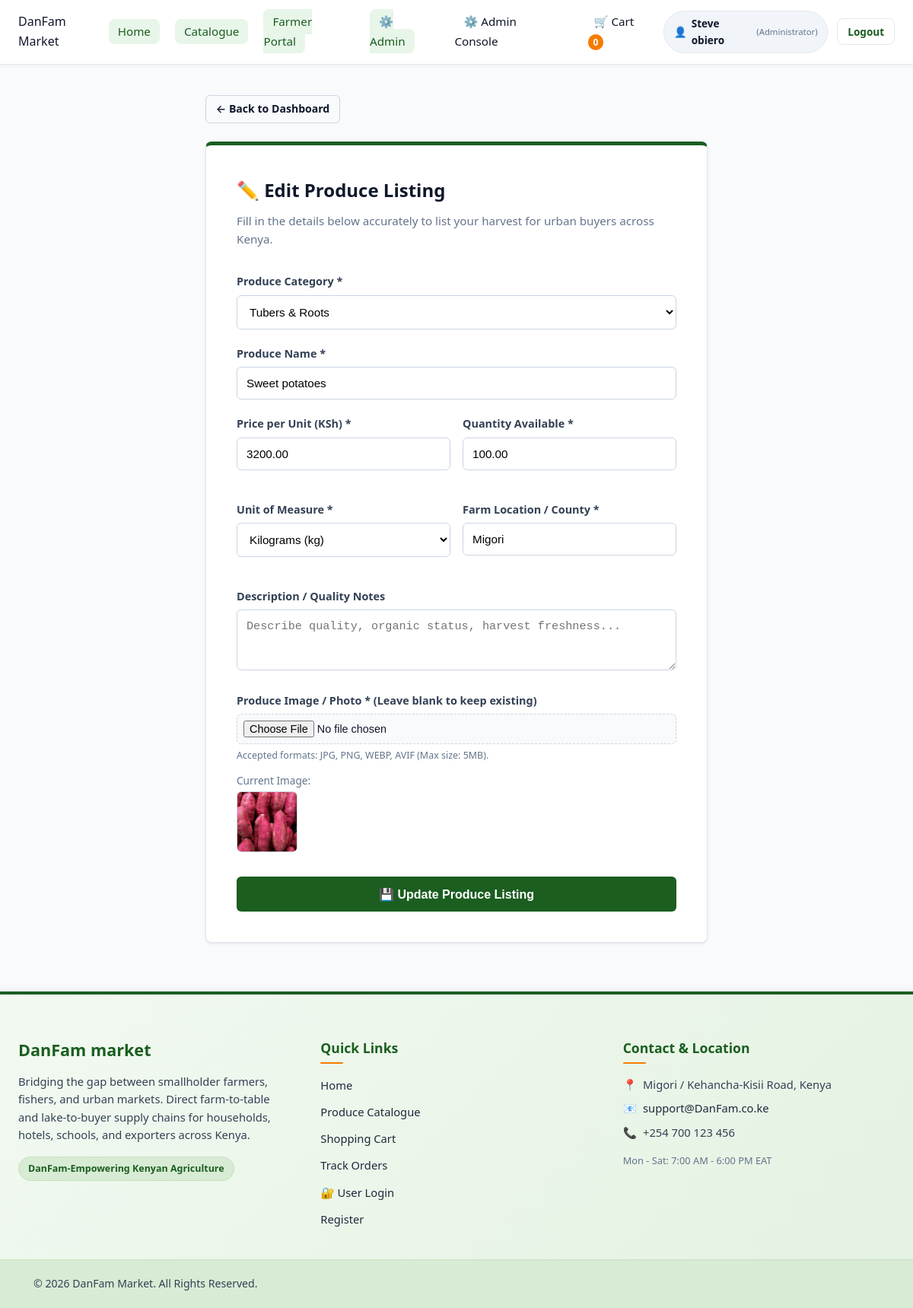
Page /form.php?id=1 (signed in) on the committed database.
### tables this page shows
CREATE TABLE `produce` (
  `produce_id` int(11) NOT NULL,
  `farmer_id` int(11) NOT NULL,
  `category_id` int(11) NOT NULL,
  `produce_name` varchar(100) NOT NULL,
  `description` text DEFAULT NULL,
  `price_per_unit` decimal(10,2) NOT NULL,
  `unit` varchar(30) NOT NULL,
  `quantity_available` decimal(10,2) NOT NULL DEFAULT 0.00,
  `photo_url` varchar(255) DEFAULT NULL,
  `location` varchar(150) NOT NULL,
  `status` enum('Pending','Approved','Rejected') DEFAULT 'Pending',
  `created_at` timestamp NOT NULL DEFAULT current_timestamp()
);

CREATE TABLE `categories` (
  `category_id` int(11) NOT NULL,
  `category_name` varchar(100) NOT NULL,
  `description` text DEFAULT NULL,
  `created_at` timestamp NOT NULL DEFAULT current_timestamp()
);

### form.php (the view, shortened to what this page needs)
<?php
require_once 'functions.php';
$userRole = $_SESSION['user_role'] ?? '';
$edit_mode = false;
$produce = [
    'produce_id' => '',
    'category_id' => '',
    'produce_name' => '',
    'description' => '',
    'price_per_unit' => '',
    'quantity_available' => '',
    'unit' => 'kg',
    'location' => '',
    'photo_url' => ''
];
if (isset($_GET['id'])) {
    $produce_id = filter_var($_GET['id'], FILTER_VALIDATE_INT);
    if ($produce_id && $produce_id > 0) {
        $stmt = $pdo->prepare("SELECT * FROM produce WHERE produce_id = ?");
        $stmt->execute([$produce_id]);
        $result = $stmt->fetch();
        if ($result) {
            $edit_mode = true;
            $produce = $result;
        }
    }
}
$categories_stmt = $pdo->query("SELECT category_id, category_name FROM categories ORDER BY category_name ASC");
$categories = $categories_stmt->fetchAll();
include 'header.php';
?>
<div class="container" style="max-width: 700px; margin-top: 2.5rem; margin-bottom: 4rem;">
    <div style="margin-bottom: 1.5rem;">
        <a href="<?= $userRole === 'Administrator' ? 'admin_dashboard.php' : 'farmer_dashboard.php' ?>" class="btn btn-outline" style="font-size: 0.88rem; padding: 0.4rem 0.8rem; text-decoration: none; border: 1px solid #cbd5e1; border-radius: 6px; color: #0f172a;">
            &larr; Back to Dashboard
        </a>
    </div>
    <div class="card card-body" style="padding: 2.5rem; background: white; border: 1px solid #e2e8f0; border-radius: 8px; border-top: 5px solid #1b5e20; box-shadow: 0 1px 3px rgba(0,0,0,0.1);">
        <h2 style="color: #0f172a; margin-bottom: 0.5rem;">
            <?= $edit_mode ? '✏️ Edit Produce Listing' : 'Post New Agricultural Produce' ?>
        </h2>
        <p style="color: #64748b; font-size: 0.95rem; margin-bottom: 2rem;">
            Fill in the details below accurately to list your harvest for urban buyers across Kenya.
        </p>
        <form action="process.php" method="POST" enctype="multipart/form-data">
            <div class="form-group" style="margin-bottom: 1.25rem;">
                <label for="category_id" style="font-weight: 600; display: block; margin-bottom: 0.4rem; color: #334155;">Produce Category *</label>
                <select name="category_id" id="category_id" required style="width: 100%; padding: 0.75rem; border: 1px solid #cbd5e1; border-radius: 6px; font-size: 0.95rem; background: #fff;">
                    <?php foreach ($categories as $cat): ?>
                        <option value="<?= (int)$cat['category_id'] ?>" <?= ((int)$produce['category_id'] === (int)$cat['category_id']) ? 'selected' : '' ?>>
                            <?= htmlspecialchars($cat['category_name']) ?>
                        </option>
                    <?php endforeach; ?>
                </select>
            </div>
            <div class="form-group" style="margin-bottom: 1.25rem;">
                <label for="name" style="font-weight: 600; display: block; margin-bottom: 0.4rem; color: #334155;">Produce Name *</label>
                <input type="text" id="name" name="name" required maxlength="150" value="<?= htmlspecialchars($produce['produce_name']) ?>" placeholder="e.g., Fresh Grade A Tomatoes" style="width: 100%; padding: 0.75rem; border: 1px solid #cbd5e1; border-radius: 6px; font-size: 0.95rem;">
            </div>
            <div style="display: grid; grid-template-columns: 1fr 1fr; gap: 1rem; margin-bottom: 1.25rem;">
                <div class="form-group">
                    <label for="price" style="font-weight: 600; display: block; margin-bottom: 0.4rem; color: #334155;">Price per Unit (KSh) *</label>
                    <input type="number" step="0.01" min="0.01" id="price" name="price" required value="<?= htmlspecialchars($produce['price_per_unit']) ?>" placeholder="e.g., 120.00" style="width: 100%; padding: 0.75rem; border: 1px solid #cbd5e1; border-radius: 6px; font-size: 0.95rem;">
                </div>
                <div class="form-group">
                    <label for="quantity" style="font-weight: 600; display: block; margin-bottom: 0.4rem; color: #334155;">Quantity Available *</label>
                    <input type="number" step="0.1" min="0.1" id="quantity" name="quantity" required value="<?= htmlspecialchars($produce['quantity_available']) ?>" placeholder="e.g., 500" style="width: 100%; padding: 0.75rem; border: 1px solid #cbd5e1; border-radius: 6px; font-size: 0.95rem;">
                </div>
            </div>
            <div style="display: grid; grid-template-columns: 1fr 1fr; gap: 1rem; margin-bottom: 1.25rem;">
                <div class="form-group">
                    <label for="unit" style="font-weight: 600; display: block; margin-bottom: 0.4rem; color: #334155;">Unit of Measure *</label>
                    <select name="unit" id="unit" required style="width: 100%; padding: 0.75rem; border: 1px solid #cbd5e1; border-radius: 6px; font-size: 0.95rem; background: #fff;">
                        <?php $currentUnit = $produce['unit'] ?? 'kg'; ?>
                        <option value="kg" <?= $currentUnit === 'kg' ? 'selected' : '' ?>>Kilograms (kg)</option>
                    </select>
                </div>
                <div class="form-group">
                    <label for="location" style="font-weight: 600; display: block; margin-bottom: 0.4rem; color: #334155;">Farm Location / County *</label>
                    <input type="text" id="location" name="location" required maxlength="150" value="<?= htmlspecialchars($produce['location']) ?>" placeholder="e.g., Thika, Kiambu County" style="width: 100%; padding: 0.75rem; border: 1px solid #cbd5e1; border-radius: 6px; font-size: 0.95rem;">
                </div>
            </div>
            <div class="form-group" style="margin-bottom: 1.25rem;">
                <label for="description" style="font-weight: 600; display: block; margin-bottom: 0.4rem; color: #334155;">Description / Quality Notes</label>
                <textarea id="description" name="description" rows="3" placeholder="Describe quality, organic status, harvest freshness..." style="width: 100%; padding: 0.75rem; border: 1px solid #cbd5e1; border-radius: 6px; font-size: 0.95rem; resize: vertical;"><?= htmlspecialchars($produce['description'] ?? '') ?></textarea>
            </div>
            <div class="form-group" style="margin-bottom: 2rem;">
                <label for="photo" style="font-weight: 600; display: block; margin-bottom: 0.4rem; color: #334155;">
                    Produce Image / Photo * <?= $edit_mode ? '(Leave blank to keep existing)' : '' ?>
                </label>
                <input type="file" id="photo" name="photo" accept="image/jpeg,image/png,image/webp,image/avif" <?= $edit_mode ? '' : 'required' ?> style="width: 100%; padding: 0.5rem; border: 1px dashed #cbd5e1; border-radius: 6px; background: #f8fafc; font-size: 0.9rem;">
                <small style="color: #64748b; display: block; margin-top: 0.3rem; font-size: 0.78rem;">Accepted formats: JPG, PNG, WEBP, AVIF (Max size: 5MB).</small>
                <?php if ($edit_mode && !empty($produce['photo_url'])): ?>
                    <div style="margin-top: 0.75rem;">
                        <span style="font-size: 0.85rem; color: #64748b; display: block; margin-bottom: 0.2rem;">Current Image:</span>
                        <img src="uploads/<?= htmlspecialchars($produce['photo_url']) ?>" alt="Current Produce" style="width: 80px; height: 80px; object-fit: cover; border-radius: 6px; border: 1px solid #cbd5e1;">
                    </div>
                <?php endif; ?>
            </div>
            <button type="submit" class="btn btn-accent" style="width: 100%; padding: 0.85rem; background: #1b5e20; color: white; border: none; border-radius: 6px; font-weight: 700; cursor: pointer; font-size: 1rem;">
                <?= $edit_mode ? '💾 Update Produce Listing' : '🚀 Post Produce Listing' ?>
            </button>
        </form>
    </div>
</div>
<?php include 'footer.php'; ?>

### style.css (style rules this page uses)
:root { --primary: #1b5e20; --primary-light: #2e7d32; --primary-soft: #e8f5e9; --accent: #f57c00; --accent-hover: #e65100; --accent-soft: #fff3e0; --dark: #0f172a; --text-muted: #64748b; --gray-bg: #f8fafc; --gray-light: #f1f5f9; --gray-border: #e2e8f0; --white: #ffffff; --status-placed: #0284c7; --status-placed-bg: #e0f2fe; --status-confirmed: #059669; --status-confirmed-bg: #d1fae5; --status-dispatched: #d97706; --status-dispatched-bg: #fef3c7; --status-delivered: #15803d; --status-delivered-bg: #dcfce7; --status-rejected: #dc2626; --status-rejected-bg: #fee2e2; --radius: 8px; --radius-lg: 14px; --shadow-sm: 0 1px 2px 0 rgba(0, 0, 0, 0.05); --shadow-md: 0 4px 6px -1px rgba(0, 0, 0, 0.1), 0 2px 4px -1px rgba(0, 0, 0, 0.06); --shadow-lg: 0 10px 15px -3px rgba(0, 0, 0, 0.1), 0 4px 6px -2px rgba(0, 0, 0, 0.05); --transition: all 0.2s cubic-bezier(0.4, 0, 0.2, 1); }
*, *::before, *::after { box-sizing: border-box; margin: 0; padding: 0; }
body { font-family: 'Segoe UI', system-ui, -apple-system, BlinkMacSystemFont, Roboto, sans-serif; background-color: var(--gray-bg); color: var(--dark); line-height: 1.6; font-size: 1rem; -webkit-font-smoothing: antialiased; }
a { color: var(--primary); text-decoration: none; transition: var(--transition); }
img { max-width: 100%; height: auto; display: block; }
.container { width: 100%; max-width: 1200px; margin: 0 auto; padding: 0 1.25rem; }
.btn { display: inline-flex; align-items: center; justify-content: center; gap: 0.5rem; padding: 0.65rem 1.35rem; font-size: 0.95rem; font-weight: 600; border-radius: var(--radius); border: 1px solid transparent; cursor: pointer; text-decoration: none; transition: var(--transition); text-align: center; white-space: nowrap; }
.btn-accent { background-color: var(--accent); color: var(--white); }
.btn-outline { background-color: transparent; border-color: var(--primary); color: var(--primary); }
.card { background-color: var(--white); border: 1px solid var(--gray-border); border-radius: var(--radius-lg); box-shadow: var(--shadow-sm); overflow: hidden; transition: var(--transition); }
.card-body { padding: 1.5rem; }
.form-group { margin-bottom: 1.25rem; }
.form-group label { display: block; font-weight: 600; margin-bottom: 0.4rem; font-size: 0.9rem; color: var(--dark); }

### rows in the picture
produce: category_id "Tubers & Roots", name "Sweet potatoes", price "3200.00", quantity "100.00", location "Migori", photo_url (picture)

### other values in the picture
$_SESSION['user_name'] "Steve obiero"
$_SESSION['user_role'] "Administrator"
